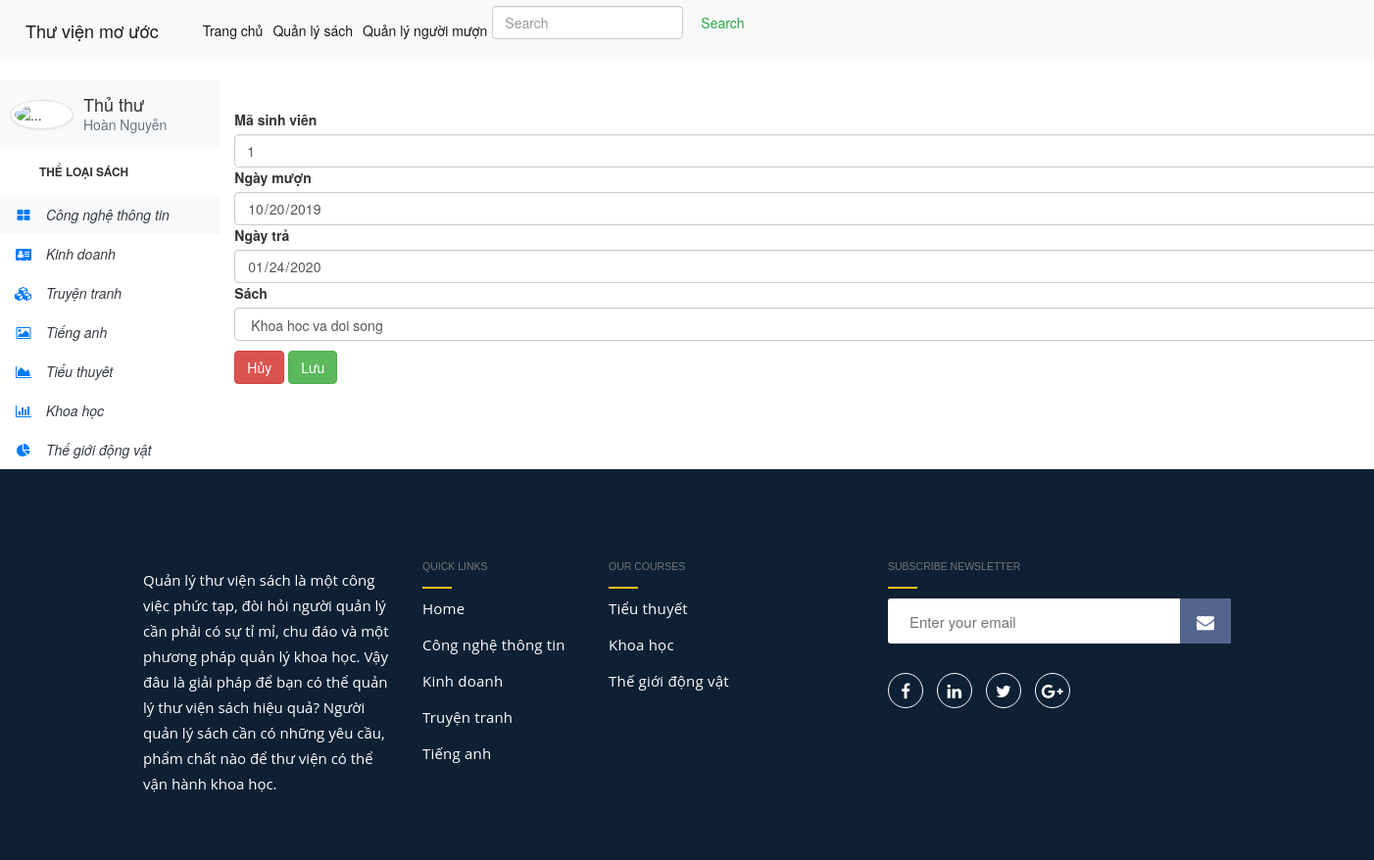
The app's page /index.php?page=edit&id=8 with its own data.
### tables this page shows
CREATE TABLE `borrow` (
  `borrowCode` int(11) NOT NULL,
  `userCode` varchar(11) NOT NULL,
  `borrowDate` date NOT NULL,
  `deadlineDay` date DEFAULT NULL,
  `bookCode` int(11) DEFAULT NULL
);

CREATE TABLE `user` (
  `userCode` varchar(11) NOT NULL,
  `startDay` date NOT NULL,
  `endDay` date NOT NULL,
  `userName` varchar(100) DEFAULT NULL,
  `address` varchar(100) DEFAULT NULL,
  `phone` int(10) DEFAULT NULL
);

### model/database/DBConnect.php (called while the page is built)
<?php
class DBConnect
{
    private $dsn;
    private $username;
    private $password;
    public function __construct()
    {
        $this->dsn = "mysql:host=localhost;dbname=Manage_Library;charset=utf8";
        $this->username = "root";
        $this->password = "password";
    }
    public function connect()
    {
        $conn = null;
        try {
            $conn = new PDO($this->dsn, $this->username, $this->password);
        }catch (PDOException $e){
            echo $e->getMessage();
        }
        return $conn;
    }
}
?>

### model/borrow/BorrowDB.php (called while the page is built, shortened)
<?php
class BorrowDB
{
    private $conn;
    public function __construct()
    {
        $db = new DBConnect();
        $this->conn = $db->connect();
    }
    public function getBorrowById($borrowCode)
    {
        $sql = "
            SELECT b.borrowCode, u.userCode, b.borrowDate, b.deadlineDay,bo.bookCode
            FROM borrow b
            INNER JOIN user u
            ON b.userCode = u.userCode
            INNER JOIN books bo
            ON b.bookCode = bo.bookCode
             WHERE borrowCode = $borrowCode
                ";
        $stmt = $this->conn->query($sql);
        $stmt->execute();
        $result = $stmt->fetch();
        $borrow = new Borrow($result['userCode'],
            $result['borrowDate'],
            $result['deadlineDay'],
            $result['bookCode']
        );
        $borrow->setBorrowCode($result['borrowCode']);
        return $borrow;
    }
}
?>

### model/borrow/Borrow.php (called while the page is built, shortened)
<?php
class Borrow
{
    private $userCode;
    private $borrowDate;
    private $deadlineDay;
    private $bookCode;
    public function __construct($userCode,$borrowDate,$deadlineDay,$bookCode)
    {
        $this->userCode = $userCode;
        $this->borrowDate = $borrowDate;
        $this->deadlineDay= $deadlineDay;
        $this->bookCode = $bookCode;
    }
    public function getDeadlineDay()
    {
        return $this->deadlineDay;
    }
    public function getBorrowDate()
    {
        return $this->borrowDate;
    }
    public function getBookCode()
    {
        return $this->bookCode;
    }
    public function getUserCode()
    {
        return $this->userCode;
    }
}

### model/book/BookDB.php (called while the page is built, shortened)
<?php
class BookDB
{
    private $conn;
    public function __construct()
    {
        $db = new DBConnect();
        $this->conn = $db->connect();
    }
    public function getList()
    {
        $sql = "
            SELECT b.bookCode, b.bookName, b.authorName,ca.categoryCode, ca.categoryName,b.publishingName, b.publishingYear,b.description, b.bookImage
            FROM books b
            INNER JOIN categories ca
            ON b.categoryCode = ca.categoryCode
                ";
        $stmt = $this->conn->query($sql);
        $stmt->execute();
        $result = $stmt->fetchAll();
        $arr =[];
        foreach ($result as $item) {
            $book = $this->createBookFromResult($item);
            array_push($arr, $book);
        }
        return $arr;
    }
    public function createBookFromResult($item)
    {
        $book = new Book(
            $item['bookName'],
            $item['authorName'],
            $item['categoryCode'],
            $item['publishingName'],
            $item['publishingYear'],
            $item['description']
        );
        $book->setCategoryName($item['categoryName']);
        $book->setBookCode($item['bookCode']);
        $book->setBookImage($item['bookImage']);
        return $book;
    }
}
?>

### model/book/Book.php (called while the page is built, shortened)
<?php
class Book
{
    private $bookCode;
    private $bookName;
    public function __construct($bookName, $authorName, $categoryCode, $publishingName, $publishingYear, $description)
    {
        $this->bookName = $bookName;
    }
    public function setBookCode($bookCode)
    {
        $this->bookCode = $bookCode;
    }
    public function getBookCode()
    {
        return $this->bookCode;
    }
    public function getBookName()
    {
        return $this->bookName;
    }
}

### view/borrow/edit.php (the view)
<div class="col-12 mt-4">
    <form action="" method="POST" class="form-group mt-4">
        <label for="">Mã sinh viên</label>
        <input type="text" name="userCode" class="form-control" value="<?php echo $borrow->getUserCode() ?>">
        <label for="">Ngày mượn</label>
        <input type="date" name="borrowDate" class="form-control" value="<?php echo $borrow->getBorrowDate() ?>">
        <label for="">Ngày trả</label>
        <input type="date" name="deadlineDay" class="form-control" value="<?php echo $borrow->getDeadlineDay() ?>">
        <label for="">Sách</label>
        <select name="bookCode" class="form-control">
            <?php foreach ($bookList as $book) : ?>
            <option value="<?php echo $book->getBookCode();?>"  <?php if ($borrow->getBookCode() == $book->getBookCode()) echo "selected" ?> >
                <?php echo $book->getBookName(); ?> </option>
            <?php endforeach; ?>
        </select>
        <input type="reset" value="Hủy" class="btn btn-danger mt-3"
               onclick="return confirm('bạn có chắc chắn muốn xóa các thay đổi vừa nhập ?')">
        <input type="submit" value="Lưu" class="btn btn-success mt-3"
               onclick="return confirm('bạn có chắn chắn sửa thông tin của ghi chú này ?')">
    </form>
</div>

### records on screen
borrow: userCode "1", borrowDate "10/20/2019", deadlineDay "01/24/2020"

### other values on screen
form field bookCode "Khoa hoc va doi song"
